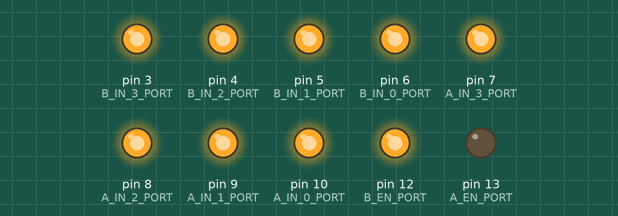
Recording of a sketch running on a simulated Arduino Uno, built with avr-gcc and run on an emulated ATmega328P. Shown: output pins drawn as LEDs (lit = HIGH). What the sketch prints to the serial monitor is not drawn.

Above: at 1.9 s.
Timing chart, 0 to 3.4 s (numbered marks = the images above):
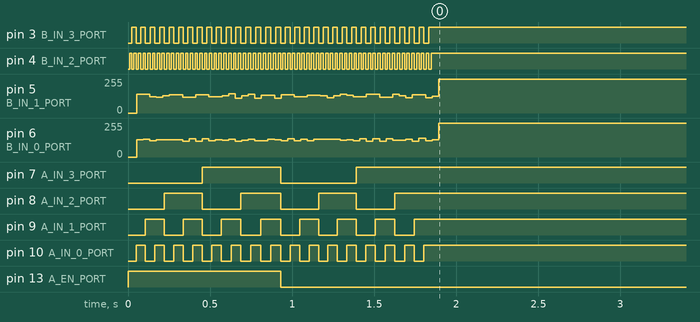

The sketch:

4_bit_2_way_select.ino
```cpp
#define A_EN_PORT 13
#define B_EN_PORT 12

#define A_IN_0_PORT 10
#define A_IN_1_PORT 9
#define A_IN_2_PORT 8
#define A_IN_3_PORT 7

#define B_IN_0_PORT 6
#define B_IN_1_PORT 5
#define B_IN_2_PORT 4
#define B_IN_3_PORT 3

#define OUT_0_PORT 0
#define OUT_1_PORT 0
#define OUT_2_PORT 0
#define OUT_3_PORT 0

char buffer[1024];

void SendAB(int a, int b) {
  digitalWrite(A_IN_0_PORT, (a >> 0) & 1);
  digitalWrite(A_IN_1_PORT, (a >> 1) & 1);
  digitalWrite(A_IN_2_PORT, (a >> 2) & 1);
  digitalWrite(A_IN_3_PORT, (a >> 3) & 1);

  digitalWrite(B_IN_0_PORT, (b >> 0) & 1);
  digitalWrite(B_IN_1_PORT, (b >> 1) & 1);
  digitalWrite(B_IN_2_PORT, (b >> 2) & 1);
  digitalWrite(B_IN_3_PORT, (b >> 3) & 1);
}

void SendEnable(bool enable_a) {
  if (enable_a) {
    digitalWrite(A_EN_PORT, HIGH);
    digitalWrite(B_EN_PORT, LOW);
  } else {
    digitalWrite(A_EN_PORT, LOW);
    digitalWrite(B_EN_PORT, HIGH);
  }
}

int ReadOut() {
  int o = (digitalRead(OUT_0_PORT) << 0) |
          (digitalRead(OUT_1_PORT) << 1) |
          (digitalRead(OUT_2_PORT) << 2) |
          (digitalRead(OUT_3_PORT) << 3);
  return o;
}

void Test(int a, int b, bool enable_a) {
  SendAB(a, b);
  SendEnable(enable_a);

  int expected = enable_a ? a : b;
  int actual = ReadOut();

  sprintf(buffer, "A: %d, B: %d, expected: %d, actual: %d; ", a, b, expected, actual);
  Serial.print(buffer);
  if (actual != expected) { Serial.print("FAIL"); }
  Serial.println();
}

void TestAll() {
  for (int a = 0; a < 1 << 4; a++) {
    for (int b = 0; b < 1 << 4; b++) {
      Test(a, b, true);
    }
  }
  for (int a = 0; a < 1 << 4; a++) {
    for (int b = 0; b < 1 << 4; b++) {
      Test(a, b, false);
    }
  }
}

void setup() {
  pinMode(A_EN_PORT, OUTPUT);
  pinMode(B_EN_PORT, OUTPUT);

  pinMode(A_IN_0_PORT, OUTPUT);
  pinMode(A_IN_1_PORT, OUTPUT);
  pinMode(A_IN_2_PORT, OUTPUT);
  pinMode(A_IN_3_PORT, OUTPUT);

  pinMode(B_IN_0_PORT, OUTPUT);
  pinMode(B_IN_1_PORT, OUTPUT);
  pinMode(B_IN_2_PORT, OUTPUT);
  pinMode(B_IN_3_PORT, OUTPUT);

  pinMode(OUT_0_PORT, INPUT);
  pinMode(OUT_1_PORT, INPUT);
  pinMode(OUT_2_PORT, INPUT);
  pinMode(OUT_3_PORT, INPUT);

  Serial.begin(115200);
  Serial.println("=== NEW TEST ===");
  TestAll();
}

void loop() {}
```
